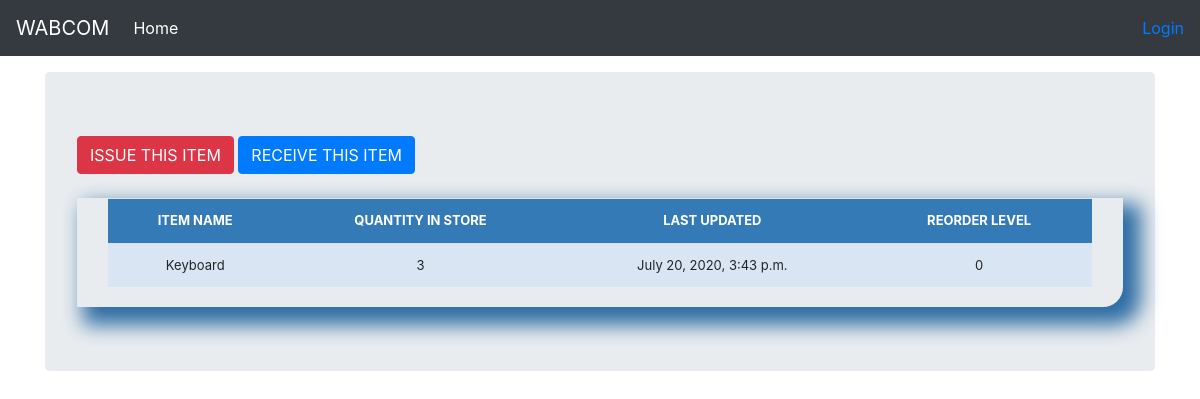
Page /stock_detail/1/ on the earlier database version.
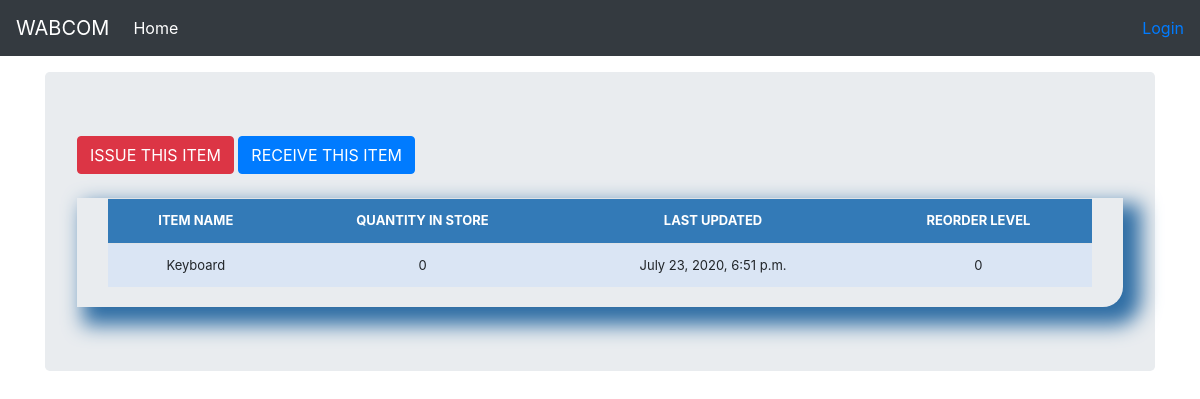
Same page on the later database version.
### stockmgmgt/models.py (models this page shows, shortened)
class Stock(models.Model):
    category = models.CharField(max_length=50, blank=True, null=True)
    item_name = models.CharField(max_length=50, blank=True, null=True)
    quantity = models.IntegerField(default='0', blank=True, null=True)
    receive_quantity = models.IntegerField(default='0', blank=True, null=True)
    receive_by = models.CharField(max_length=50, blank=True, null=True)
    issue_quantity = models.IntegerField(default='0', blank=True, null=True)
    issue_by = models.CharField(max_length=50, blank=True, null=True)
    issue_to =  models.CharField(max_length=50, blank=True, null=True)
    phone_number =  models.CharField(max_length=50, blank=True, null=True)
    created_by =  models.CharField(max_length=50, blank=True, null=True)
    reorder_level = models.IntegerField(default='0', blank=True, null=True)
    last_updated = models.DateTimeField(auto_now_add=False,auto_now=True)
    timestamp = models.DateTimeField(auto_now_add=True,auto_now=False)
    export_to_CSV = models.BooleanField(default=False)

### stockmgmgt/views.py (the view)
# urls.py: path('stock_detail/<str:pk>/', views.stock_detail, name="stock_detail"),
def stock_detail(request, pk):
	queryset = Stock.objects.get(id=pk)
	context = {
		"queryset": queryset,
	}
	return render(request, "stock_detail.html", context)

### stockmgmgt/templates/stock_detail.html (shortened to what this page needs)
{% load static %}
{% load crispy_forms_tags %}
<!DOCTYPE html>
<html lang="en">
  <head>
<link rel="stylesheet" href="{% static 'css/bootstrap.min.css' %}">
    <link href="navbar-top-fixed.css" rel="stylesheet">
    <link rel="stylesheet" href="{% static 'css/navbar-top-fixed.css' %}">
  </head>
  <body>
    <nav class="navbar navbar-expand-md navbar-dark fixed-top bg-dark">
  <a class="navbar-brand" href="/">WABCOM</a>
  <div class="collapse navbar-collapse" id="navbarCollapse">
    <ul class="navbar-nav mr-auto">
        <li class="nav-item active">
            <a class="nav-link" href="/">Home <span class="sr-only">(current)</span></a>
          </li>
    </ul>
    <ul class="navbar-nav">
      {% if request.user.is_authenticated %}
      <li><a href="/accounts/logout"><button class="btn btn-danger">{{ user }} | Logout</button></a></li>
      {% else %}
      <li><a href="/accounts/login">Login</a></li>
      {% endif %}
  </ul>
  </div>
</nav>
<main role="main" class="container">
  <div class="jumbotron">
      <a href="{% url 'issue_items' queryset.id %}"><div class='btn btn-danger'>ISSUE THIS ITEM</div></a>
      <a href="{% url 'receive_items' queryset.id %}"><div class='btn btn-primary'>RECEIVE THIS ITEM</div></a>
            <br><br>
            <div class="display_table">
              <table class='table'>
                      <tr>
                        <th>ITEM NAME</th>
                        <th>QUANTITY IN STORE</th>
                        <th>LAST UPDATED</th>
                        <th>REORDER LEVEL</th>
                      </tr>
                      <tr>
                        <td>{{queryset.item_name}}</td>
                        <td>{{queryset.quantity}}</td>
                        <td>{{queryset.last_updated}}</td>
                        <td>{{queryset.reorder_level}}</td>
                      </tr>
              </table>
            </div>
  </div>
</main>
      </body>
</html>

### stockmgmgt/static/css/navbar-top-fixed.css (style rules this page uses)
body { min-height: 75rem; padding-top: 4.5rem; }

### stockmgmgt/templates/stock_detail.html (style rules this page uses)
.table { font-size: 13px; text-align: center; width: 95%; margin: auto; }
.table tr:nth-child(odd) { background: #B8CAE4 }
.table tr:nth-child(even) { background: #dae5f4 }
th { background-color: #337ab7; color: white; }
.display_table { border-bottom-right-radius: 20px; padding-left: 5px; padding-right: 5px; padding-bottom: 20px; box-shadow: 12px 12px 20px 6px #2e6da4; }

Differences in the rows shown:
changed Stock "Keyboard": quantity "3" → "0"; last_updated "July 20, 2020, 3:43 p.m." → "July 23, 2020, 6:51 p.m."
